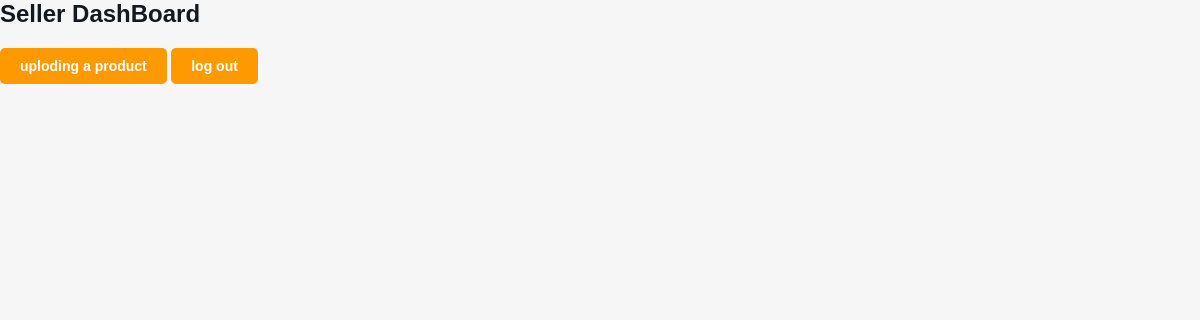
Before: /firstpage (signed in) with the older database file.
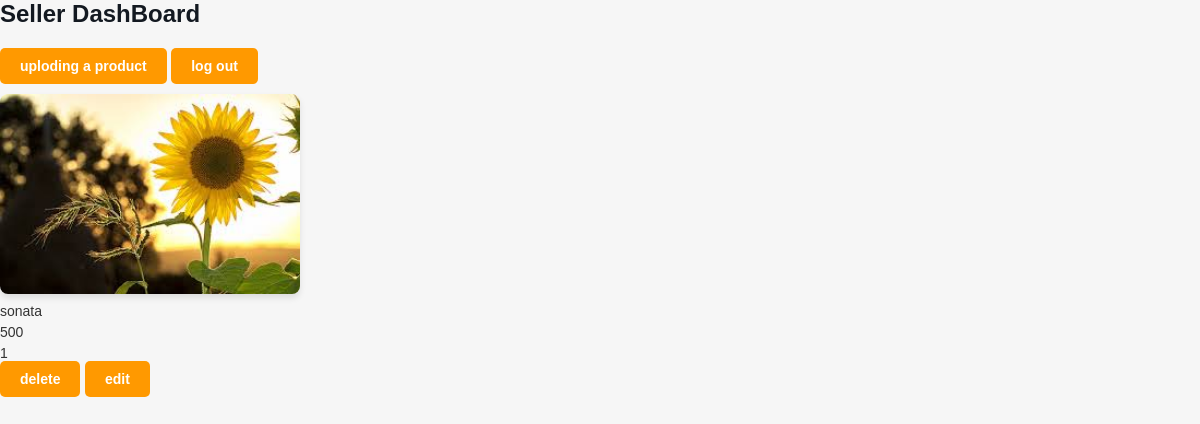
After: the same page with the newer database file.
### eapp/models.py (models this page shows)
class Gallery(models.Model):
    feedimage=models.ImageField(upload_to='gallery_images/')
    user=models.ForeignKey(User,on_delete=models.CASCADE)
    title1=models.CharField(max_length=100)
    title2=models.CharField(max_length=100)
    title3=models.CharField(max_length=100)

### eapp/views.py (the view)
# urls.py: path('firstpage',views.firstpage,name='firstpage'),
def firstpage(request):
    gallery_images = Gallery.objects.filter(user=request.user)
    return render(request,'firstpage.html',{"gallery_images": gallery_images})

### templates/firstpage.html (shortened to what this page needs)
{%load  static%}
<!DOCTYPE html>
<html lang="en">
<head>
    <link rel="stylesheet" href="{% static 'css/firstpage.css' %}">
</head>
<body class="main">
    <h1>Seller DashBoard</h1>
     <a href="{% url 'add'%}"><button>uploding a product</button></a>
     <a href="{% url 'logoutseller' %}"><button>log out</button></a>
    {% for i in gallery_images %}
     <div>
        <img src="{{ i.feedimage.url }}" alt="Gallery Image" width="300">
        <span>{{ i.title1 }}</span>
        <span>{{ i.title2 }}</span>
        <span>{{ i.title3 }}</span>
        <a href="{% url 'delete_g' i.id %}"><button>delete</button></a>
        <a href="{% url 'edit_g' i.id %}"><button>edit</button></a><br><br>
    </div>
    {% endfor %}
</body>
</html>

### static/css/firstpage.css (style rules this page uses)
* { margin: 0; padding: 0; box-sizing: border-box; }
body { font-family: Arial, sans-serif; background-color: #f6f6f6; color: #333; }
button { padding: 10px 20px; background-color: #FF9900; border: none; border-radius: 5px; color: white; font-size: 14px; font-weight: bold; cursor: pointer; }
img { border-radius: 8px; box-shadow: 0px 4px 6px rgba(0, 0, 0, 0.1); }
h1 { font-size: 24px; color: #131921; margin-bottom: 20px; }
div { margin: 10px 0; }
span { display: block; margin-top: 5px; font-size: 14px; }

Changed rows visible on the page:
added Gallery: feedimage (picture), title1 "sonata", title2 "500", title3 "1"
